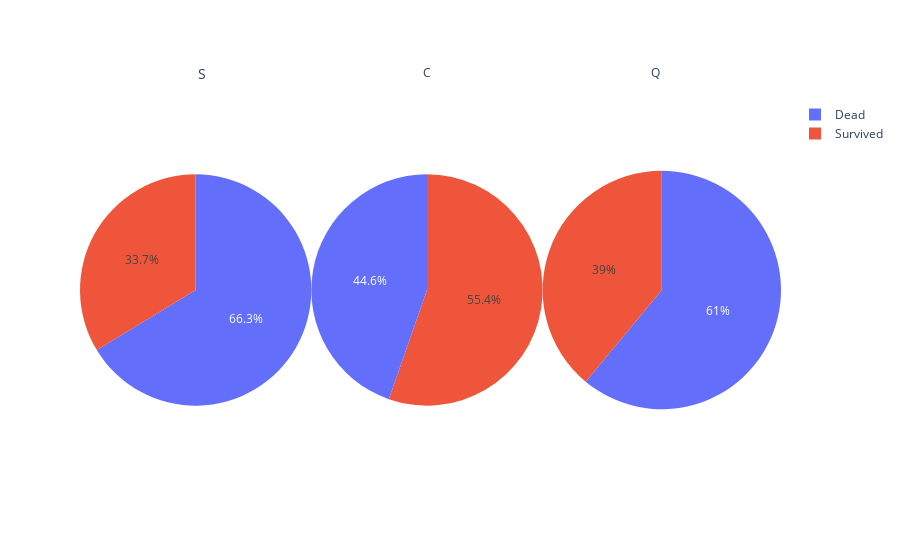

The cell this chart's notebook holds for it:
### Code cell
import plotly.graph_objects as go

fig = go.Figure()

fig.add_trace(
    go.Pie(labels =df.index,
           values = df['S'],
           domain = {'x':[0,0.33], 'y':[0,1]})
),

fig.add_trace(
    go.Pie(labels =df.index,
           values = df['C'],
           domain = {'x':[0.33,0.66], 'y':[0,1]})
),

fig.add_trace(
    go.Pie(labels =df.index,
           values = df['Q'],
           domain = {'x':[0.66,1], 'y':[0,1]})
)


fig.update_layout(
    annotations = [
        dict(text = 'S',
             x=0.165,
             y=1.1,
             showarrow =False
             ),
        dict(text = 'C',
             x=0.495,
             y=1.1,
             showarrow =False
             ),
        dict(text = 'Q',
             x=0.83,
             y=1.1,
             showarrow =False
             )
    ]
)

fig.show()

### Figure 1 — Plotly figure (JSON) as saved in the notebook; plotly's stock layout.template omitted (floating-point values rounded to 4 significant figures)
{"data": [{"domain": {"x": [0, 0.33], "y": [0, 1]}, "labels": ["Survived", "Dead"], "type": "pie", "values": [217, 427]}, {"domain": {"x": [0.33, 0.66], "y": [0, 1]}, "labels": ["Survived", "Dead"], "type": "pie", "values": [93, 75]}, {"domain": {"x": [0.66, 1], "y": [0, 1]}, "labels": ["Survived", "Dead"], "type": "pie", "values": [30, 47]}], "layout": {"annotations": [{"font": {"size": 14}, "showarrow": false, "text": "S", "x": 0.165, "y": 1.1}, {"showarrow": false, "text": "C", "x": 0.495, "y": 1.1}, {"showarrow": false, "text": "Q", "x": 0.83, "y": 1.1}]}}
